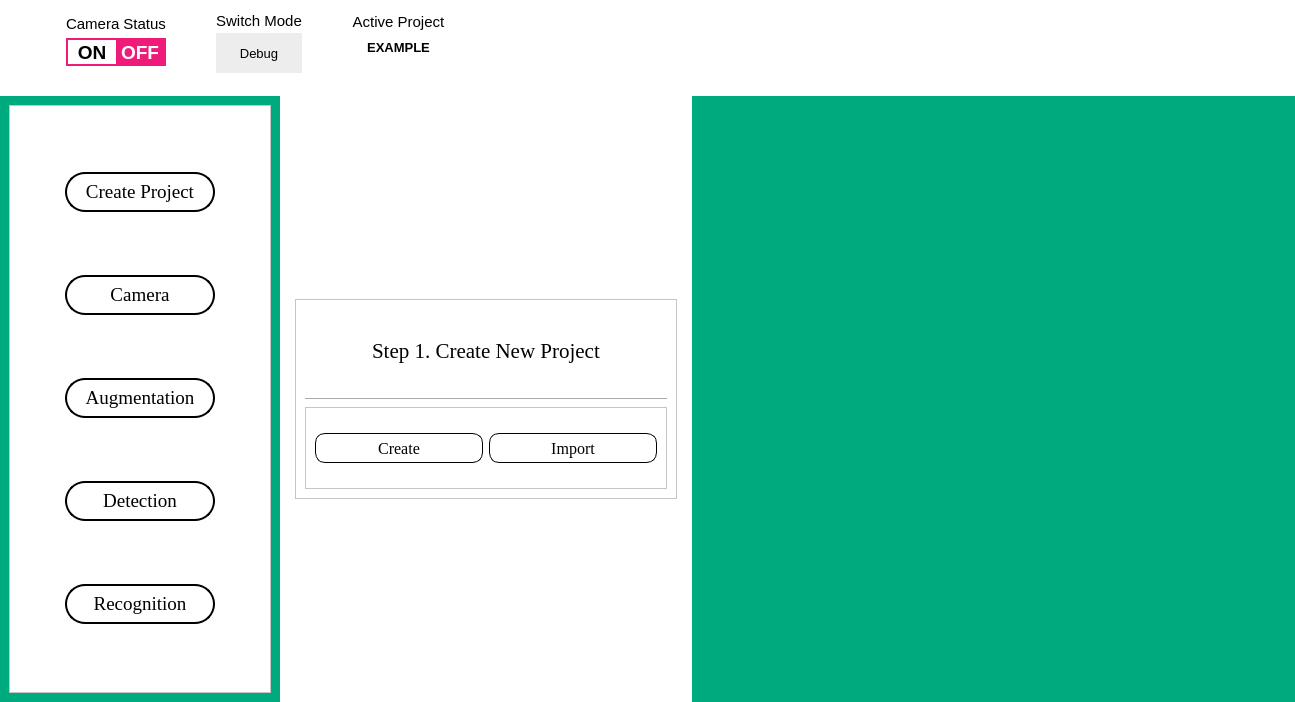
<?xml version="1.0" encoding="UTF-8"?>
<ui version="4.0">
 <class>MainWindow</class>
 <widget class="QMainWindow" name="MainWindow">
  <property name="geometry">
   <rect>
    <x>0</x>
    <y>0</y>
    <width>1295</width>
    <height>702</height>
   </rect>
  </property>
  <property name="windowTitle">
   <string>MainWindow</string>
  </property>
  <property name="styleSheet">
   <string notr="true">background-color: rgb(255, 255, 255);

</string>
  </property>
  <widget class="QWidget" name="centralwidget">
   <property name="acceptDrops">
    <bool>false</bool>
   </property>
   <property name="styleSheet">
    <string notr="true">#on_offFrame{
	border:2px solid #EF1B79;
}
#leftGrid{
	background-color: rgb(0, 170, 127);
}
#systemSetting_Frame{
	border: 1px solid #2F2D2D;
}
#rejectionSetting_Frame{
	border: 1px solid #2F2D2D;
}
#cameraSetting_Frame{
	border: 1px solid #2F2D2D;
}</string>
   </property>
   <layout class="QGridLayout" name="mainWindowGrid">
    <property name="leftMargin">
     <number>0</number>
    </property>
    <property name="topMargin">
     <number>0</number>
    </property>
    <property name="rightMargin">
     <number>0</number>
    </property>
    <property name="bottomMargin">
     <number>0</number>
    </property>
    <property name="verticalSpacing">
     <number>6</number>
    </property>
    <item row="1" column="2">
     <widget class="QWidget" name="rightGrid" native="true">
      <property name="minimumSize">
       <size>
        <width>100</width>
        <height>500</height>
       </size>
      </property>
      <property name="maximumSize">
       <size>
        <width>700</width>
        <height>16777215</height>
       </size>
      </property>
      <property name="styleSheet">
       <string notr="true">background-color: rgb(0, 170, 127);</string>
      </property>
     </widget>
    </item>
    <item row="0" column="0" colspan="3">
     <widget class="QWidget" name="topGrid" native="true">
      <property name="minimumSize">
       <size>
        <width>0</width>
        <height>0</height>
       </size>
      </property>
      <property name="maximumSize">
       <size>
        <width>16777215</width>
        <height>90</height>
       </size>
      </property>
      <property name="mouseTracking">
       <bool>true</bool>
      </property>
      <property name="styleSheet">
       <string notr="true">background-color: rgb(85, 255, 127);
on_offFrame:{
	border: 2px solid red;
}</string>
      </property>
      <layout class="QHBoxLayout" name="horizontalLayout">
       <property name="spacing">
        <number>50</number>
       </property>
       <property name="leftMargin">
        <number>66</number>
       </property>
       <item>
        <layout class="QVBoxLayout" name="verticalLayout" stretch="0,0">
         <property name="spacing">
          <number>0</number>
         </property>
         <property name="topMargin">
          <number>0</number>
         </property>
         <property name="bottomMargin">
          <number>15</number>
         </property>
         <item>
          <widget class="QLabel" name="cameraStatus">
           <property name="font">
            <font>
             <family>Arial</family>
             <pointsize>11</pointsize>
             <weight>50</weight>
             <bold>false</bold>
             <underline>false</underline>
             <strikeout>false</strikeout>
             <stylestrategy>PreferDefault</stylestrategy>
             <kerning>false</kerning>
            </font>
           </property>
           <property name="layoutDirection">
            <enum>Qt::LeftToRight</enum>
           </property>
           <property name="autoFillBackground">
            <bool>false</bool>
           </property>
           <property name="text">
            <string>Camera Status</string>
           </property>
           <property name="alignment">
            <set>Qt::AlignCenter</set>
           </property>
          </widget>
         </item>
         <item>
          <widget class="QFrame" name="on_offFrame">
           <property name="maximumSize">
            <size>
             <width>195</width>
             <height>170</height>
            </size>
           </property>
           <property name="styleSheet">
            <string notr="true">border-color:#EF1B79;</string>
           </property>
           <property name="frameShape">
            <enum>QFrame::Panel</enum>
           </property>
           <property name="frameShadow">
            <enum>QFrame::Plain</enum>
           </property>
           <property name="lineWidth">
            <number>2</number>
           </property>
           <layout class="QGridLayout" name="gridLayout">
            <property name="sizeConstraint">
             <enum>QLayout::SetNoConstraint</enum>
            </property>
            <property name="leftMargin">
             <number>0</number>
            </property>
            <property name="topMargin">
             <number>0</number>
            </property>
            <property name="rightMargin">
             <number>0</number>
            </property>
            <property name="bottomMargin">
             <number>0</number>
            </property>
            <property name="spacing">
             <number>0</number>
            </property>
            <item row="0" column="0">
             <layout class="QGridLayout" name="gridLayout_2">
              <property name="spacing">
               <number>0</number>
              </property>
              <item row="0" column="0">
               <widget class="QPushButton" name="onButton">
                <property name="minimumSize">
                 <size>
                  <width>0</width>
                  <height>0</height>
                 </size>
                </property>
                <property name="maximumSize">
                 <size>
                  <width>89</width>
                  <height>57</height>
                 </size>
                </property>
                <property name="font">
                 <font>
                  <family>MS Sans Serif</family>
                  <pointsize>14</pointsize>
                  <weight>75</weight>
                  <bold>true</bold>
                 </font>
                </property>
                <property name="styleSheet">
                 <string notr="true">QPushButton{
	background-color: white;
	border:none;
}
QPushButton:pressed{
	border-top:2px solid black;
	border-left: 2px solid black;
}
</string>
                </property>
                <property name="text">
                 <string>ON</string>
                </property>
                <property name="autoDefault">
                 <bool>false</bool>
                </property>
                <property name="flat">
                 <bool>false</bool>
                </property>
               </widget>
              </item>
              <item row="0" column="1">
               <widget class="QPushButton" name="offButton">
                <property name="maximumSize">
                 <size>
                  <width>140</width>
                  <height>47</height>
                 </size>
                </property>
                <property name="font">
                 <font>
                  <pointsize>14</pointsize>
                  <weight>75</weight>
                  <bold>true</bold>
                 </font>
                </property>
                <property name="styleSheet">
                 <string notr="true">QPushButton{
	background: #EF1B79;
	color:white;
	border:none;
}
QPushButton:pressed{
	border-left:2px solid black;
	border-top:2px solid black;
}
	
</string>
                </property>
                <property name="text">
                 <string>OFF</string>
                </property>
                <property name="autoDefault">
                 <bool>false</bool>
                </property>
                <property name="default">
                 <bool>false</bool>
                </property>
                <property name="flat">
                 <bool>false</bool>
                </property>
               </widget>
              </item>
             </layout>
            </item>
           </layout>
          </widget>
         </item>
        </layout>
       </item>
       <item>
        <layout class="QVBoxLayout" name="verticalLayout_2">
         <property name="spacing">
          <number>0</number>
         </property>
         <property name="topMargin">
          <number>0</number>
         </property>
         <item>
          <widget class="QLabel" name="switchMode">
           <property name="maximumSize">
            <size>
             <width>16777215</width>
             <height>12</height>
            </size>
           </property>
           <property name="font">
            <font>
             <family>Arial</family>
             <pointsize>11</pointsize>
            </font>
           </property>
           <property name="text">
            <string>Switch Mode</string>
           </property>
           <property name="alignment">
            <set>Qt::AlignCenter</set>
           </property>
          </widget>
         </item>
         <item>
          <widget class="QPushButton" name="switchButton">
           <property name="maximumSize">
            <size>
             <width>16777215</width>
             <height>40</height>
            </size>
           </property>
           <property name="font">
            <font>
             <family>Arial</family>
             <pointsize>10</pointsize>
             <weight>50</weight>
             <bold>false</bold>
            </font>
           </property>
           <property name="styleSheet">
            <string notr="true">QPushButton{
	background-color: rgb(238, 237, 237);
	border:none;
}
QPushButton:pressed{
	background-color: rgb(238, 237, 237);
	border-left:2px solid rgb(100,180,180);
	border-top:2px solid rgb(100,180,180);
}</string>
           </property>
           <property name="text">
            <string>Debug</string>
           </property>
           <property name="autoDefault">
            <bool>true</bool>
           </property>
           <property name="flat">
            <bool>false</bool>
           </property>
          </widget>
         </item>
        </layout>
       </item>
       <item>
        <layout class="QVBoxLayout" name="verticalLayout_3">
         <property name="spacing">
          <number>0</number>
         </property>
         <property name="topMargin">
          <number>0</number>
         </property>
         <property name="bottomMargin">
          <number>21</number>
         </property>
         <item>
          <widget class="QLabel" name="activeProject">
           <property name="font">
            <font>
             <family>Arial</family>
             <pointsize>11</pointsize>
            </font>
           </property>
           <property name="text">
            <string>Active Project</string>
           </property>
           <property name="alignment">
            <set>Qt::AlignCenter</set>
           </property>
          </widget>
         </item>
         <item>
          <widget class="QLabel" name="label">
           <property name="font">
            <font>
             <family>Arial</family>
             <pointsize>10</pointsize>
             <weight>75</weight>
             <bold>true</bold>
            </font>
           </property>
           <property name="text">
            <string>EXAMPLE</string>
           </property>
           <property name="alignment">
            <set>Qt::AlignCenter</set>
           </property>
          </widget>
         </item>
        </layout>
       </item>
       <item>
        <spacer name="horizontalSpacer">
         <property name="orientation">
          <enum>Qt::Horizontal</enum>
         </property>
         <property name="sizeHint" stdset="0">
          <size>
           <width>558</width>
           <height>20</height>
          </size>
         </property>
        </spacer>
       </item>
       <item>
        <widget class="QLabel" name="crimsonLogo">
         <property name="maximumSize">
          <size>
           <width>176</width>
           <height>52</height>
          </size>
         </property>
         <property name="text">
          <string/>
         </property>
         <property name="pixmap">
          <pixmap>../LOGO/main logo.png</pixmap>
         </property>
         <property name="scaledContents">
          <bool>true</bool>
         </property>
        </widget>
       </item>
      </layout>
     </widget>
    </item>
    <item row="1" column="1">
     <widget class="QWidget" name="parameters_function_widget" native="true">
      <property name="minimumSize">
       <size>
        <width>200</width>
        <height>400</height>
       </size>
      </property>
      <property name="maximumSize">
       <size>
        <width>400</width>
        <height>16777215</height>
       </size>
      </property>
      <property name="styleSheet">
       <string notr="true">background-color: rgb(255, 255, 255);</string>
      </property>
      <layout class="QHBoxLayout" name="horizontalLayout_3">
       <item>
        <widget class="QFrame" name="new_brand_frame">
         <property name="maximumSize">
          <size>
           <width>16777215</width>
           <height>200</height>
          </size>
         </property>
         <property name="styleSheet">
          <string notr="true"/>
         </property>
         <property name="frameShape">
          <enum>QFrame::StyledPanel</enum>
         </property>
         <property name="frameShadow">
          <enum>QFrame::Raised</enum>
         </property>
         <layout class="QVBoxLayout" name="verticalLayout_7">
          <item alignment="Qt::AlignHCenter">
           <widget class="QLabel" name="create_project_label">
            <property name="minimumSize">
             <size>
              <width>0</width>
              <height>50</height>
             </size>
            </property>
            <property name="font">
             <font>
              <family>Times New Roman</family>
              <pointsize>16</pointsize>
             </font>
            </property>
            <property name="text">
             <string>Step 1. Create New Project</string>
            </property>
           </widget>
          </item>
          <item>
           <widget class="Line" name="line">
            <property name="orientation">
             <enum>Qt::Horizontal</enum>
            </property>
           </widget>
          </item>
          <item>
           <widget class="QFrame" name="create_project_buttons_frame">
            <property name="frameShape">
             <enum>QFrame::StyledPanel</enum>
            </property>
            <property name="frameShadow">
             <enum>QFrame::Raised</enum>
            </property>
            <layout class="QHBoxLayout" name="horizontalLayout_2">
             <item>
              <widget class="QPushButton" name="create_button">
               <property name="minimumSize">
                <size>
                 <width>5</width>
                 <height>30</height>
                </size>
               </property>
               <property name="font">
                <font>
                 <family>Times New Roman</family>
                 <pointsize>12</pointsize>
                </font>
               </property>
               <property name="styleSheet">
                <string notr="true">QPushButton{
     background: rgb(255, 255, 255);
	border: 1px solid rgb(0, 0, 0);
	border-radius:10px;

}

QPushButton:hover
{
   background-color: rgb(201, 202, 230);
}
	
 

</string>
               </property>
               <property name="text">
                <string>Create</string>
               </property>
              </widget>
             </item>
             <item>
              <widget class="QPushButton" name="import_button">
               <property name="minimumSize">
                <size>
                 <width>5</width>
                 <height>30</height>
                </size>
               </property>
               <property name="font">
                <font>
                 <family>Times New Roman</family>
                 <pointsize>12</pointsize>
                </font>
               </property>
               <property name="styleSheet">
                <string notr="true">QPushButton{
     background: rgb(255, 255, 255);
	border: 1px solid rgb(0, 0, 0);
	border-radius:10px;

}

QPushButton:hover
{
   background-color: rgb(201, 202, 230);
}
	
 

</string>
               </property>
               <property name="text">
                <string>Import</string>
               </property>
              </widget>
             </item>
            </layout>
           </widget>
          </item>
         </layout>
        </widget>
       </item>
      </layout>
     </widget>
    </item>
    <item row="1" column="0">
     <widget class="QWidget" name="leftGrid" native="true">
      <property name="minimumSize">
       <size>
        <width>250</width>
        <height>500</height>
       </size>
      </property>
      <property name="maximumSize">
       <size>
        <width>280</width>
        <height>16777215</height>
       </size>
      </property>
      <property name="autoFillBackground">
       <bool>false</bool>
      </property>
      <property name="styleSheet">
       <string notr="true"/>
      </property>
      <layout class="QVBoxLayout" name="verticalLayout_4">
       <item>
        <widget class="QFrame" name="parameter_frame">
         <property name="minimumSize">
          <size>
           <width>200</width>
           <height>500</height>
          </size>
         </property>
         <property name="font">
          <font>
           <family>Times New Roman</family>
           <pointsize>14</pointsize>
          </font>
         </property>
         <property name="frameShape">
          <enum>QFrame::StyledPanel</enum>
         </property>
         <property name="frameShadow">
          <enum>QFrame::Raised</enum>
         </property>
         <layout class="QVBoxLayout" name="verticalLayout_5">
          <item alignment="Qt::AlignHCenter">
           <widget class="QPushButton" name="create_project_button">
            <property name="sizePolicy">
             <sizepolicy hsizetype="Minimum" vsizetype="Fixed">
              <horstretch>0</horstretch>
              <verstretch>0</verstretch>
             </sizepolicy>
            </property>
            <property name="minimumSize">
             <size>
              <width>150</width>
              <height>40</height>
             </size>
            </property>
            <property name="maximumSize">
             <size>
              <width>200</width>
              <height>16777215</height>
             </size>
            </property>
            <property name="font">
             <font>
              <family>Times New Roman</family>
              <pointsize>14</pointsize>
             </font>
            </property>
            <property name="styleSheet">
             <string notr="true">QPushButton{
     background: rgb(255, 255, 255);
	border: 2px solid rgb(0, 0, 0);
	border-radius:20px;

}

QPushButton:hover
{
   background-color: rgb(85, 255, 255);
}
	
 

</string>
            </property>
            <property name="text">
             <string>Create Project</string>
            </property>
           </widget>
          </item>
          <item alignment="Qt::AlignHCenter">
           <widget class="QPushButton" name="camera_button">
            <property name="minimumSize">
             <size>
              <width>150</width>
              <height>40</height>
             </size>
            </property>
            <property name="font">
             <font>
              <family>Times New Roman</family>
              <pointsize>14</pointsize>
             </font>
            </property>
            <property name="styleSheet">
             <string notr="true">QPushButton{
     background: rgb(255, 255, 255);
	border: 2px solid rgb(0, 0, 0);
	border-radius:20px;

}

QPushButton:hover
{
   background-color: rgb(85, 255, 255);
}
	
 

</string>
            </property>
            <property name="text">
             <string>Camera</string>
            </property>
           </widget>
          </item>
          <item alignment="Qt::AlignHCenter">
           <widget class="QPushButton" name="augmentation_button">
            <property name="minimumSize">
             <size>
              <width>150</width>
              <height>40</height>
             </size>
            </property>
            <property name="font">
             <font>
              <family>Times New Roman</family>
              <pointsize>14</pointsize>
             </font>
            </property>
            <property name="styleSheet">
             <string notr="true">QPushButton{
     background: rgb(255, 255, 255);
	border: 2px solid rgb(0, 0, 0);
	border-radius:20px;

}

QPushButton:hover
{
   background-color: rgb(85, 255, 255);
}
	
 

</string>
            </property>
            <property name="text">
             <string>Augmentation</string>
            </property>
           </widget>
          </item>
          <item alignment="Qt::AlignHCenter">
           <widget class="QPushButton" name="pushButton_4">
            <property name="minimumSize">
             <size>
              <width>150</width>
              <height>40</height>
             </size>
            </property>
            <property name="font">
             <font>
              <family>Times New Roman</family>
              <pointsize>14</pointsize>
             </font>
            </property>
            <property name="styleSheet">
             <string notr="true">QPushButton{
     background: rgb(255, 255, 255);
	border: 2px solid rgb(0, 0, 0);
	border-radius:20px;

}

QPushButton:hover
{
   background-color: rgb(85, 255, 255);
}
	
 


</string>
            </property>
            <property name="text">
             <string>Detection</string>
            </property>
           </widget>
          </item>
          <item alignment="Qt::AlignHCenter">
           <widget class="QPushButton" name="pushButton_5">
            <property name="minimumSize">
             <size>
              <width>150</width>
              <height>40</height>
             </size>
            </property>
            <property name="font">
             <font>
              <family>Times New Roman</family>
              <pointsize>14</pointsize>
             </font>
            </property>
            <property name="styleSheet">
             <string notr="true">QPushButton{
     background: rgb(255, 255, 255);
	border: 2px solid rgb(0, 0, 0);
	border-radius:20px;

}

QPushButton:hover
{
   background-color: rgb(85, 255, 255);
}
	
 

</string>
            </property>
            <property name="text">
             <string>Recognition</string>
            </property>
           </widget>
          </item>
         </layout>
        </widget>
       </item>
      </layout>
     </widget>
    </item>
   </layout>
  </widget>
 </widget>
 <resources/>
 <connections/>
</ui>
